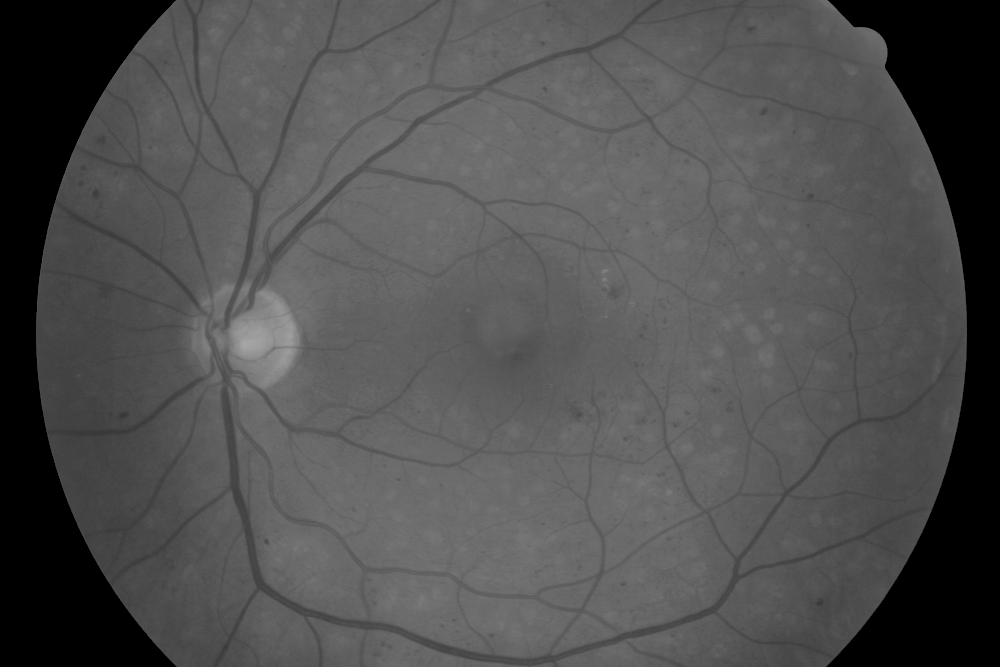
%> input picture PALA/PALA_scripts/PALA_CHOP/myFunction/github_repo/fundus2D.png, 1000 x 667 px
$ octave example_vesselness2D.m   (GNU Octave 9; MATLAB toolbox functions it lacks are replaced by stand-ins)
%> lines starting %> are read from the running program, lines starting %| are printed output that depends on the picture; in (x1, y1, x2, y2) boxes, pixels count from 0 and x2, y2 are one past the last pixel; in counts of white or black regions, pixels touching at a corner belong together; the program's own positions count from 1
### PALA/PALA_scripts/PALA_CHOP/myFunction/github_repo/vesselness2D.m
function vesselness = vesselness2D(I, sigmas, spacing, tau, brightondark)
% calculates the vesselness probability map (local tubularity) of a 2D
% input image
%
% vesselness = vesselness2D(I, sigmas, spacing, tau, brightondark)
%
% inputs,
%   I : 2D image
%   sigmas : vector of scales on which the vesselness is computed
%   spacing : input image spacing resolution - during hessian matrix
%       computation, the gaussian filter kernel size in each dimension can
%       be adjusted to account for different image spacing for different
%       dimensions
%   tau : (between 0.5 and 1) : parameter that controls response uniformity
%       - lower tau -> more intense output response
%   brightondark: (true/false) : are vessels (tubular structures) bright on
%       dark background or dark on bright (default for 2D is false)
%
% outputs,
%   vesselness: maximum vesselness response over scales sigmas
%
% example:
%   V = vesselness2D(I, 1:5, [1;1], 1, false);
%
% Function written by T. Jerman, University of Ljubljana (October 2014)
% Based on code by D. Kroon, University of Twente (May 2009)

verbose = 1;

if nargin<5
    brightondark = false; % default mode for 2D is dark vessels compared to the background
end

I = single(I);

for j = 1:length(sigmas)

    if verbose
        disp(['Current filter scale (sigma): ' num2str(sigmas(j)) ]);
    end

    [~, Lambda2] = imageEigenvalues(I,sigmas(j),spacing,brightondark);
    if brightondark == true
        Lambda2 = -Lambda2;
    end

    % proposed filter at current scale
    Lambda3 = Lambda2;

    Lambda_rho = Lambda3;
    Lambda_rho(Lambda3 > 0 & Lambda3 <= tau .* max(Lambda3(:))) = tau .* max(Lambda3(:));
    Lambda_rho(Lambda3 <= 0) = 0;
    response = Lambda2.*Lambda2.*(Lambda_rho-Lambda2).* 27 ./ (Lambda2 + Lambda_rho).^3;

    response(Lambda2 >= Lambda_rho./2 & Lambda_rho > 0) = 1;
    response(Lambda2 <= 0 | Lambda_rho <= 0) = 0;
    response(~isfinite(response)) = 0;

    %max response over multiple scales
    if(j==1)
        vesselness = response;
    else
        vesselness = max(vesselness,response);
    end

    clear response Lambda2 Lambda3
end

vesselness = vesselness ./ max(vesselness(:)); % should not be really needed
vesselness(vesselness < 1e-2) = 0;

function [Lambda1, Lambda2] = imageEigenvalues(I,sigma,spacing,brightondark)
% calculates the two eigenvalues for each voxel in a volume

% Calculate the 2D hessian
[Hxx, Hyy, Hxy] = Hessian2D(I,sigma,spacing);

% Correct for scaling
c=sigma.^2;
Hxx = c*Hxx;
Hxy = c*Hxy;
Hyy = c*Hyy;

% reduce computation by computing vesselness only where needed
% S.-F. Yang and C.-H. Cheng, “Fast computation of Hessian-based
% enhancement filters for medical images,” Comput. Meth. Prog. Bio., vol.
% 116, no. 3, pp. 215–225, 2014.
B1 = - (Hxx+Hyy);
B2 = Hxx .* Hyy - Hxy.^2;

T = ones(size(B1));

if brightondark == true
    T(B1<0) = 0;
    T(B2==0 & B1 == 0) = 0;
else
    T(B1>0) = 0;
    T(B2==0 & B1 == 0) = 0;
end

clear B1 B2;

indeces = find(T==1);

Hxx = Hxx(indeces);
Hyy = Hyy(indeces);
Hxy = Hxy(indeces);

% Calculate eigen values
[Lambda1i,Lambda2i]=eigvalOfHessian2D(Hxx,Hxy,Hyy);

clear Hxx Hyy Hxy;

Lambda1 = zeros(size(T));
Lambda2 = zeros(size(T));

Lambda1(indeces) = Lambda1i;
Lambda2(indeces) = Lambda2i;

% some noise removal
Lambda1(~isfinite(Lambda1)) = 0;
Lambda2(~isfinite(Lambda2)) = 0;

Lambda1(abs(Lambda1) < 1e-4) = 0;
Lambda2(abs(Lambda2) < 1e-4) = 0;


function [Dxx, Dyy, Dxy] = Hessian2D(I,Sigma,spacing)
%  filters the image with an Gaussian kernel
%  followed by calculation of 2nd order gradients, which aprroximates the
%  2nd order derivatives of the image.
%
% [Dxx, Dyy, Dxy] = Hessian2D(I,Sigma,spacing)
%
% inputs,
%   I : The image, class preferable double or single
%   Sigma : The sigma of the gaussian kernel used. If sigma is zero
%           no gaussian filtering.
%   spacing : input image spacing
%
% outputs,
%   Dxx, Dyy, Dxy: The 2nd derivatives

if nargin < 3, Sigma = 1; end

if(Sigma>0)
    F=imgaussian(I,Sigma,spacing);
else
    F=I;
end

% Create first and second order diferentiations
Dy=gradient2(F,'y');
Dyy=(gradient2(Dy,'y'));
clear Dy;

Dx=gradient2(F,'x');
Dxx=(gradient2(Dx,'x'));
Dxy=(gradient2(Dx,'y'));
clear Dx;

function D = gradient2(F,option)
% Example:
%
% Fx = gradient2(F,'x');

[k,l] = size(F);
D  = zeros(size(F),class(F));

switch lower(option)
case 'x'
    % Take forward differences on left and right edges
    D(1,:) = (F(2,:) - F(1,:));
    D(k,:) = (F(k,:) - F(k-1,:));
    % Take centered differences on interior points
    D(2:k-1,:) = (F(3:k,:)-F(1:k-2,:))/2;
case 'y'
    D(:,1) = (F(:,2) - F(:,1));
    D(:,l) = (F(:,l) - F(:,l-1));
    D(:,2:l-1) = (F(:,3:l)-F(:,1:l-2))/2;
otherwise
    disp('Unknown option')
end

function I=imgaussian(I,sigma,spacing,siz)
% IMGAUSSIAN filters an 1D, 2D color/greyscale or 3D image with an
% Gaussian filter. This function uses for filtering IMFILTER or if
% compiled the fast  mex code imgaussian.c . Instead of using a
% multidimensional gaussian kernel, it uses the fact that a Gaussian
% filter can be separated in 1D gaussian kernels.
%
% J=IMGAUSSIAN(I,SIGMA,SIZE)
%
% inputs,
%   I: 2D input image
%   SIGMA: The sigma used for the Gaussian kernel
%   SPACING: input image spacing
%   SIZ: Kernel size (single value) (default: sigma*6)
%
% outputs,
%   I: The gaussian filtered image
%

if(~exist('siz','var')), siz=sigma*6; end

if(sigma>0)

    % Filter each dimension with the 1D Gaussian kernels\
    x=-ceil(siz/spacing(1)/2):ceil(siz/spacing(1)/2);
    H = exp(-(x.^2/(2*(sigma/spacing(1))^2)));
    H = H/sum(H(:));
    Hx=reshape(H,[length(H) 1]);

    x=-ceil(siz/spacing(2)/2):ceil(siz/spacing(2)/2);
    H = exp(-(x.^2/(2*(sigma/spacing(2))^2)));
    H = H/sum(H(:));
    Hy=reshape(H,[1 length(H)]);

    I=imfilter(imfilter(I,Hx, 'same' ,'replicate'),Hy, 'same' ,'replicate');
end

function [Lambda1,Lambda2]=eigvalOfHessian2D(Dxx,Dxy,Dyy)
% This function calculates the eigen values from the
% hessian matrix, sorted by abs value

% Compute the eigenvectors of J, v1 and v2
tmp = sqrt((Dxx - Dyy).^2 + 4*Dxy.^2);

% Compute the eigenvalues
mu1 = 0.5*(Dxx + Dyy + tmp);
mu2 = 0.5*(Dxx + Dyy - tmp);

% Sort eigen values by absolute value abs(Lambda1)<abs(Lambda2)
check=abs(mu1)>abs(mu2);

Lambda1=mu1; Lambda1(check)=mu2(check);
Lambda2=mu2; Lambda2(check)=mu1(check);

### PALA/PALA_scripts/PALA_CHOP/myFunction/github_repo/example_vesselness2D.m
%% Enhancement of the 2D retinal vasculature

% load input image
I = imread('fundus2D.png');
%> I is the input picture: size 667x1000 uint8; min 0, max 166, mean 79.5

% preprocess the input a little bit
Ip = single(I);
thr = prctile(Ip(Ip(:)>0),1) * 0.9;
%> thr = 59.4
Ip(Ip<=thr) = thr;
%> Ip: size 667x1000 single; min 59.4, max 166, mean 88.7
Ip = Ip - min(Ip(:));
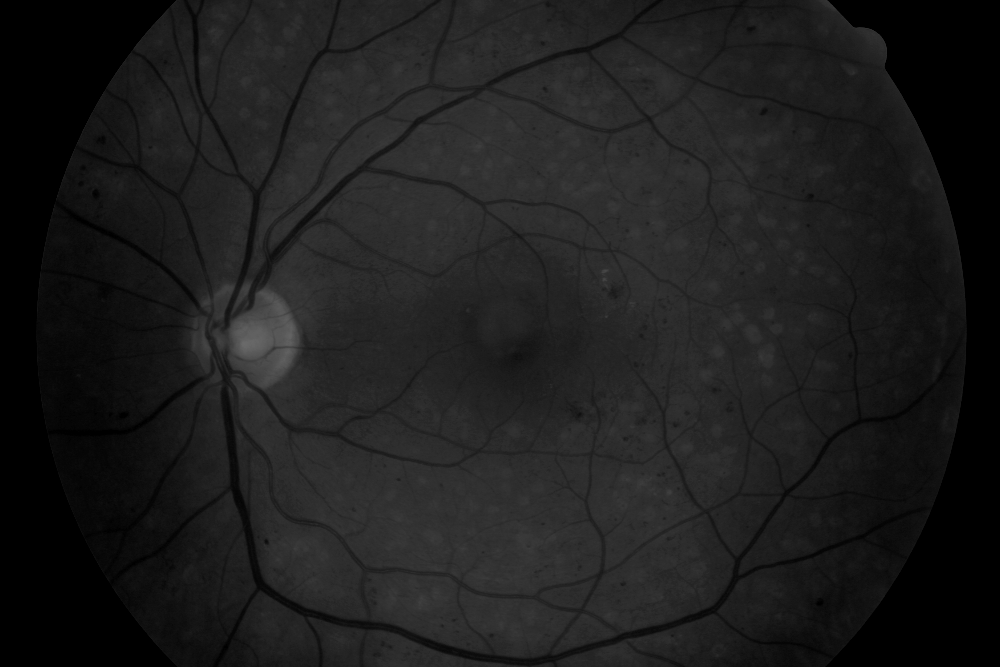
%> Ip: size 667x1000 single; min 0, max 106.6, mean 29.3
Ip = Ip ./ max(Ip(:));

% compute enhancement for two different tau values
V1 = vesselness2D(Ip, 0.5:0.5:2.5, [1;1], 1, true);
%> the loop in vesselness2D, `for j = 1:length(sigmas)` made 5 passes
%> pass 1, in Hessian2D, `Dyy=(gradient2(Dy,'y'));`:
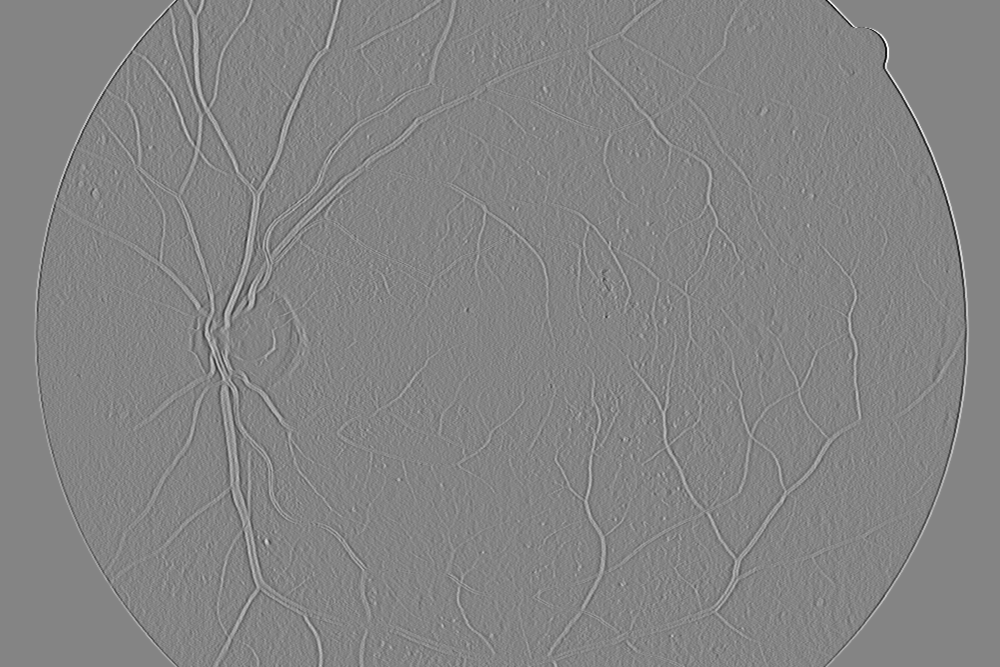
%> Dyy: size 667x1000 single; min -0.105, max 0.097, mean -9.91e-13; drawn with min black and max white
%> pass 1, in Hessian2D, `Dx=gradient2(F,'x');`:
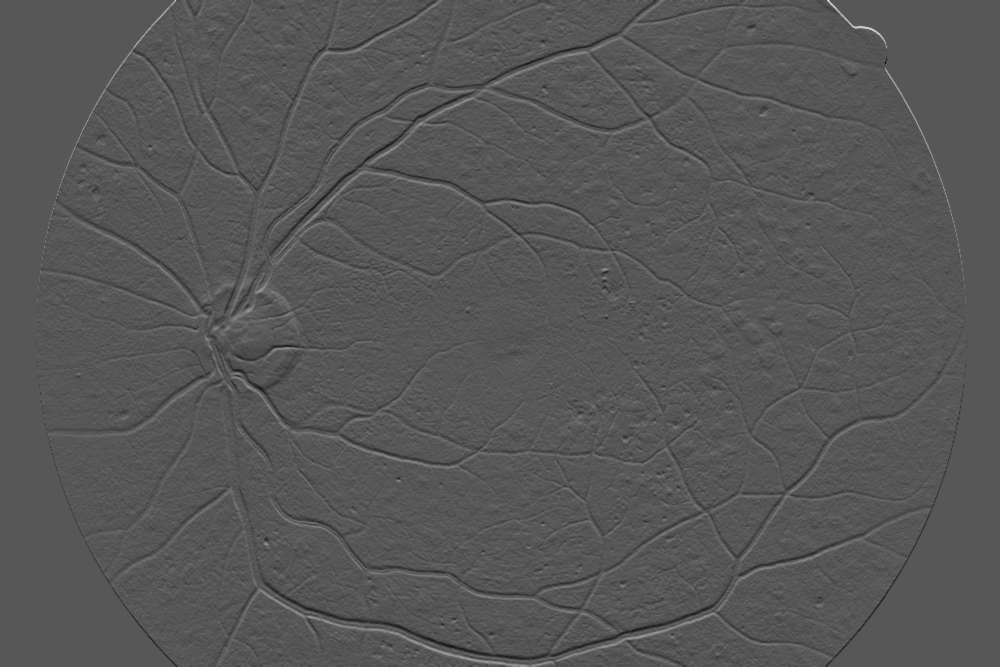
%> Dx: size 667x1000 single; min -0.139, max 0.268, mean -2.38e-05; drawn with min black and max white
%> after the loop in vesselness2D, `for j = 1:length(sigmas)`:
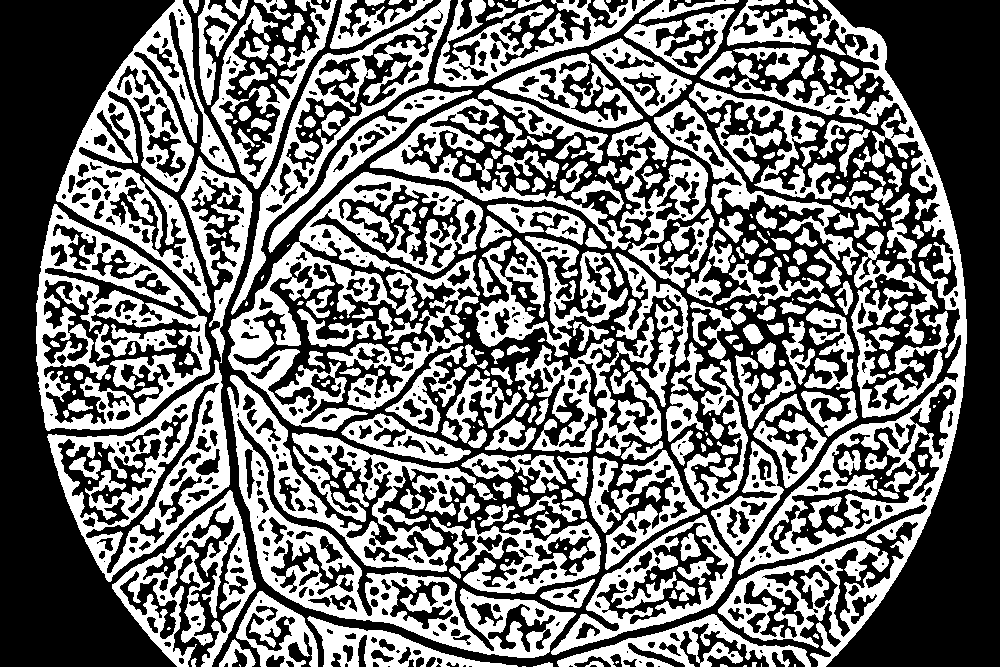
%> Lambda_rho: size 667x1000 double; values 0 (black) and 0.128 (white), 45.8% white; 383 white regions (108 under 20 px), largest, box (x1, y1, x2, y2) and area: (718, 0, 967, 667) 27591, (227, 375, 576, 658) 24711, (228, 172, 483, 431) 18326
%> after the loop in vesselness2D, `for j = 1:length(sigmas)`:
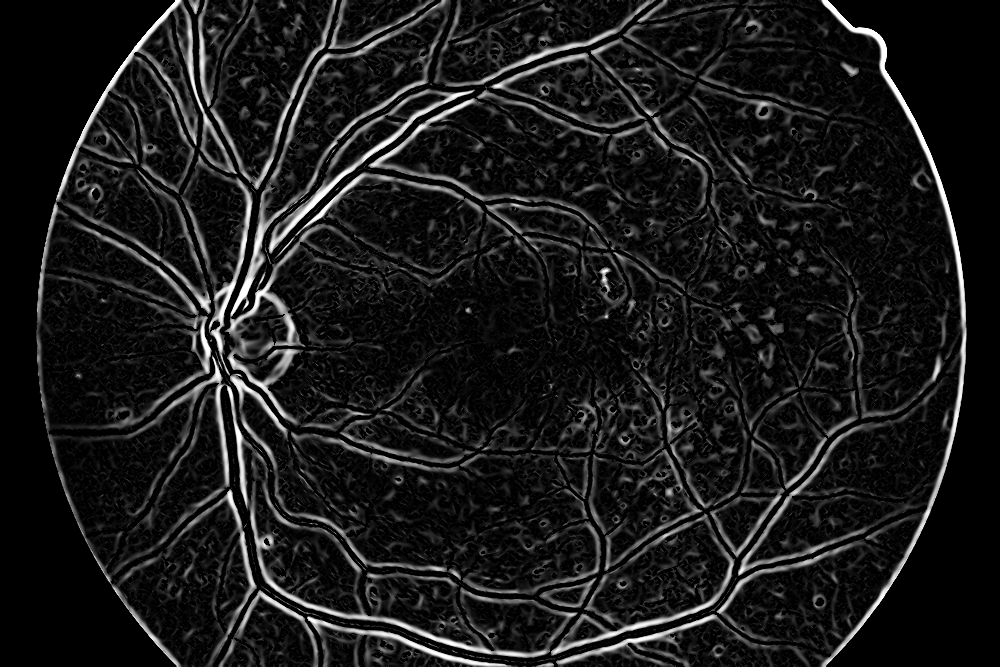
%> vesselness: size 667x1000 double; min 0, max 1, mean 0.102
%> in vesselness2D, `vesselness(vesselness < 1e-2) = 0;`: vesselness: size 667x1000 double; 2.67% of pixels changed, all inside (x1, y1, x2, y2) = (36, 0, 967, 667)
V2 = vesselness2D(Ip, 0.5:0.5:2.5, [1;1], 0.5, true);
%> call 2 of vesselness2D, with sigmas = [0.5 1 1.5 2 2.5], spacing = [1; 1], tau = 0.5, brightondark = true
%> after the loop in vesselness2D (call 2), `for j = 1:length(sigmas)`:
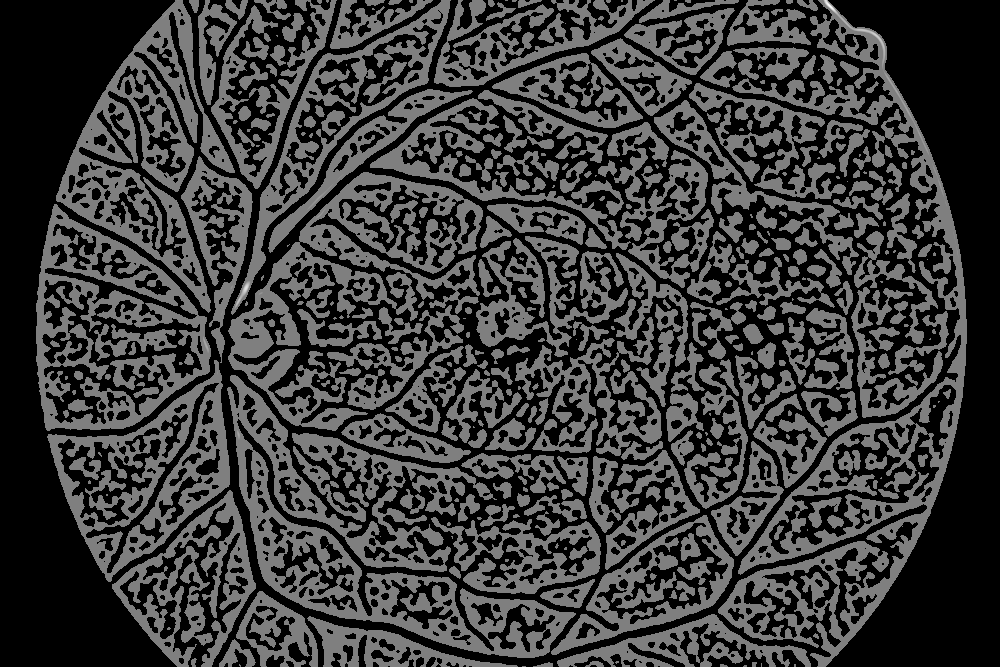
%> Lambda_rho: size 667x1000 double; min 0, max 0.128, mean 0.0294; drawn with min black and max white
%> after the loop in vesselness2D (call 2), `for j = 1:length(sigmas)`:
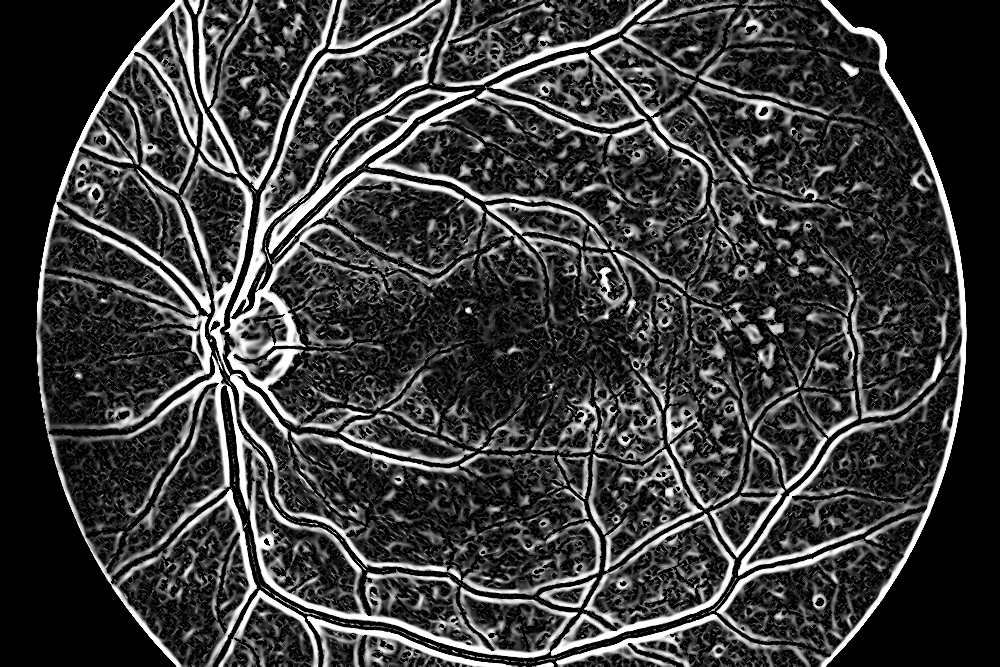
%> vesselness: size 667x1000 double; min 0, max 1, mean 0.229
%> in vesselness2D (call 2), `vesselness(vesselness < 1e-2) = 0;`: vesselness: size 667x1000 double; 0.39% of pixels changed, all inside (x1, y1, x2, y2) = (41, 0, 957, 667)

% display result
figure;
subplot(2,2,1)
imshow(I)
title('input image')
axis image

subplot(2,2,3)
imshow(V1)
title('Filter enhancement (tau=1)')
axis image

subplot(2,2,4)
imshow(V2)
title('Filter enhancement (tau=0.5)')
axis image
